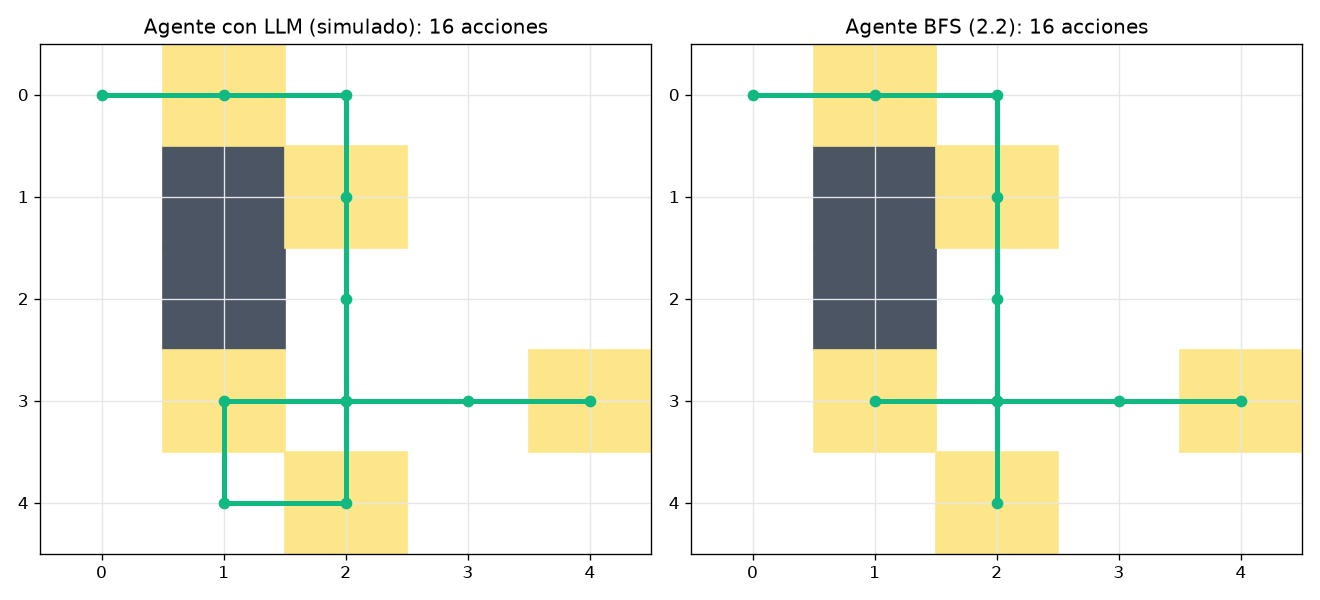

Reproduce this figure in Python.
"""
LECCION 2.6 - AGENTES CON LLM (CLAUDE API)
==========================================

Objetivo: delegar el paso de DECIDIR a un modelo de lenguaje.

En todo el modulo, el ciclo fue el mismo: PERCIBIR -> DECIDIR -> ACTUAR.
Lo que cambio fue como se decide: una regla (2.1), una busqueda (2.2,
2.3), un planificador (2.4), una tabla aprendida (2.5). Aqui decide
Claude, a partir de una instruccion en lenguaje natural.

El mecanismo se llama TOOL USE (uso de herramientas):
  1. Le damos a Claude una tarea y una lista de herramientas (funciones
     de Python que el puede pedir que ejecutemos).
  2. Claude responde pidiendo una herramienta ("mover hacia la derecha").
  3. Nosotros la ejecutamos en el entorno y le devolvemos el resultado.
  4. Se repite hasta que Claude da la tarea por terminada.

Dos modos:
  - REAL: si existe la variable de entorno ANTHROPIC_API_KEY (y el
    paquete anthropic >= 2.0: pip install -U anthropic). Cada llamada
    consume creditos de la API.
  - SIMULADO: sin clave, un "LLM de mentira" responde con el mismo
    formato que la API, para seguir el ciclo completo sin conexion.
    Para forzarlo aunque haya clave: MODO_SIMULADO=1
"""

import json
import os
from collections import deque

import matplotlib.pyplot as plt


# ============================================================
# PARTE 1: EL ENTORNO (la cuadricula de la 2.1, con una pared)
# ============================================================

MAPA = [
    "S*...",
    ".#*..",
    ".#...",
    ".*..*",
    "..*..",
]
DIRECCIONES = {"arriba": (-1, 0), "abajo": (1, 0), "izquierda": (0, -1), "derecha": (0, 1)}


class Entorno:
    def __init__(self, mapa):
        self.filas, self.columnas = len(mapa), len(mapa[0])
        self.paredes = {(f, c) for f in range(self.filas) for c in range(self.columnas) if mapa[f][c] == "#"}
        self.sucias = {(f, c) for f in range(self.filas) for c in range(self.columnas) if mapa[f][c] == "*"}
        self.pos = next((f, c) for f in range(self.filas) for c in range(self.columnas) if mapa[f][c] == "S")
        self.acciones = 0
        self.recorrido = [self.pos]

    def describir(self):
        """Texto que el agente recibe al percibir: el mapa completo."""
        lineas = []
        for f in range(self.filas):
            fila = ""
            for c in range(self.columnas):
                if (f, c) == self.pos:
                    fila += "@"
                elif (f, c) in self.paredes:
                    fila += "#"
                elif (f, c) in self.sucias:
                    fila += "*"
                else:
                    fila += "."
            lineas.append(fila)
        return ("\n".join(lineas) + f"\nPosicion (fila, columna): {self.pos}. "
                f"Celdas sucias restantes: {len(self.sucias)}. Leyenda: @ agente, # pared, * sucia.")

    def mover(self, direccion):
        if direccion not in DIRECCIONES:
            raise ValueError(f"direccion invalida: {direccion}")
        df, dc = DIRECCIONES[direccion]
        nueva = (self.pos[0] + df, self.pos[1] + dc)
        if not (0 <= nueva[0] < self.filas and 0 <= nueva[1] < self.columnas) or nueva in self.paredes:
            raise ValueError(f"no se puede mover {direccion} desde {self.pos}: hay pared o borde")
        self.pos = nueva
        self.acciones += 1
        self.recorrido.append(nueva)
        return f"Ahora en {self.pos}. {'La celda esta sucia.' if self.pos in self.sucias else 'La celda esta limpia.'}"

    def limpiar(self):
        self.acciones += 1
        if self.pos in self.sucias:
            self.sucias.remove(self.pos)
            return f"Celda {self.pos} limpia. Quedan {len(self.sucias)} sucias."
        return f"La celda {self.pos} ya estaba limpia (accion desperdiciada)."


# ============================================================
# PARTE 2: LAS HERRAMIENTAS (lo que Claude puede pedir)
# ============================================================
# Cada herramienta se describe con un nombre, una descripcion en
# lenguaje natural y un JSON Schema de sus parametros. Claude solo ve
# esto: no ve el codigo de Python. Una buena descripcion es parte del
# "prompt".

HERRAMIENTAS = [
    {
        "name": "ver_estado",
        "description": "Devuelve el mapa completo de la cuadricula, la posicion del agente y las celdas sucias. No gasta acciones.",
        "input_schema": {"type": "object", "properties": {}, "additionalProperties": False},
        "strict": True,
    },
    {
        "name": "mover",
        "description": "Mueve el agente una celda. Gasta una accion. Falla si hay pared o borde.",
        "input_schema": {
            "type": "object",
            "properties": {"direccion": {"type": "string", "enum": list(DIRECCIONES)}},
            "required": ["direccion"],
            "additionalProperties": False,
        },
        "strict": True,
    },
    {
        "name": "limpiar",
        "description": "Limpia la celda donde esta el agente. Gasta una accion.",
        "input_schema": {"type": "object", "properties": {}, "additionalProperties": False},
        "strict": True,
    },
]

SISTEMA = ("Controlas un robot de limpieza en una cuadricula. Usa las herramientas para "
           "limpiar todas las celdas sucias con la menor cantidad de acciones posible "
           "(cada mover y cada limpiar cuenta). Empieza mirando el estado. Planifica el "
           "recorrido antes de moverte y evita las paredes. Cuando no queden celdas sucias, "
           "responde con un resumen breve, sin llamar mas herramientas.")
TAREA = "Limpia toda la cuadricula."


def ejecutar_herramienta(entorno, nombre, entrada):
    """El 'ACTUAR': traduce el pedido de Claude a una accion en el entorno."""
    if nombre == "ver_estado":
        return entorno.describir()
    if nombre == "mover":
        return entorno.mover(entrada["direccion"])
    if nombre == "limpiar":
        return entorno.limpiar()
    raise ValueError(f"herramienta desconocida: {nombre}")


# ============================================================
# PARTE 3: EL CICLO DEL AGENTE (tool use)
# ============================================================
# Es el ciclo de la 2.1. La diferencia: DECIDIR = una llamada a la API.
# messages guarda toda la conversacion; la API no tiene memoria entre
# llamadas, asi que se reenvia completa cada vez.

def ciclo_agente(decidir, entorno, max_vueltas=60):
    mensajes = [{"role": "user", "content": TAREA}]
    llamadas, errores = 0, 0
    for _ in range(max_vueltas):
        respuesta = decidir(mensajes)                         # DECIDIR
        llamadas += 1
        mensajes.append({"role": "assistant", "content": respuesta.content})

        if respuesta.stop_reason == "refusal":
            print("El modelo rechazo la tarea.")
            break
        pedidos = [b for b in respuesta.content if b.type == "tool_use"]
        if not pedidos:                                       # termino: respondio con texto
            texto = next((b.text for b in respuesta.content if b.type == "text"), "")
            print(f"Respuesta final del modelo: {texto}")
            break

        resultados = []
        for pedido in pedidos:                                # ACTUAR (puede pedir varias a la vez)
            try:
                salida = ejecutar_herramienta(entorno, pedido.name, pedido.input)
                resultados.append({"type": "tool_result", "tool_use_id": pedido.id, "content": salida})
            except ValueError as error:                       # el error vuelve como informacion
                errores += 1
                resultados.append({"type": "tool_result", "tool_use_id": pedido.id,
                                   "content": f"Error: {error}", "is_error": True})
            print(f"  {pedido.name}({json.dumps(pedido.input, ensure_ascii=False)}) -> {resultados[-1]['content'].splitlines()[0]}")
        mensajes.append({"role": "user", "content": resultados})   # PERCIBIR: el resultado
    return llamadas, errores


# ============================================================
# PARTE 4: DOS FORMAS DE "DECIDIR"
# ============================================================

def decidir_con_claude():
    """Modo real. Requiere ANTHROPIC_API_KEY y anthropic >= 2.0."""
    import anthropic
    cliente = anthropic.Anthropic()                           # lee ANTHROPIC_API_KEY del entorno

    def decidir(mensajes):
        return cliente.beta.messages.create(
            model="claude-opus-5-5",
            max_tokens=16000,
            system=SISTEMA,
            tools=HERRAMIENTAS,
            messages=mensajes,
            output_config={"effort": "low"},                  # tarea simple: poco razonamiento
            betas=["server-side-fallback-2026-07-01"],
            fallbacks="default",                              # si el modelo rechaza, reintenta con otro
        )
    return decidir


class Bloque:
    """Imita un bloque de contenido de la API (type, text, name, input, id)."""
    def __init__(self, **campos):
        self.__dict__.update(campos)


class Respuesta:
    """Imita la respuesta de la API: una lista de bloques y un stop_reason."""
    def __init__(self, content, stop_reason):
        self.content, self.stop_reason = content, stop_reason


class LLMSimulado:
    """Un "LLM de mentira" para el modo sin conexion. Como un LLM real, solo
    sabe lo que aparece en la conversacion: lee el mapa y los resultados de
    las herramientas. Su estrategia: ir hacia la celda sucia mas cercana en
    linea recta (distancia Manhattan), sin planificar alrededor de las
    paredes. Si choca, prueba moverse en el otro eje."""

    def __init__(self):
        self.vueltas = 0
        self.pos, self.sucias, self.ultima_direccion = None, set(), None

    def leer_resultado(self, resultado):
        texto = resultado["content"]
        if "Leyenda" in texto:                                    # resultado de ver_estado
            lineas = texto.splitlines()[:-1]
            for f, fila in enumerate(lineas):
                for c, ch in enumerate(fila):
                    if ch == "*":
                        self.sucias.add((f, c))
                    elif ch == "@":
                        self.pos = (f, c)
        elif texto.startswith("Ahora en"):                        # resultado de mover
            dentro = texto[texto.index("(") + 1:texto.index(")")]
            self.pos = tuple(int(x) for x in dentro.split(","))
        elif texto.startswith("Celda"):                           # resultado de limpiar
            self.sucias.discard(self.pos)

    def __call__(self, mensajes):
        self.vueltas += 1
        bloque_id = f"toolu_sim_{self.vueltas}"
        ultimo = mensajes[-1]["content"]
        if isinstance(ultimo, str):                               # primer turno: mirar el estado
            return Respuesta([Bloque(type="tool_use", id=bloque_id, name="ver_estado", input={})], "tool_use")
        self.leer_resultado(ultimo[0])
        if not self.sucias:
            return Respuesta([Bloque(type="text", text="Listo: no quedan celdas sucias.")], "end_turn")
        if self.pos in self.sucias:
            return Respuesta([Bloque(type="tool_use", id=bloque_id, name="limpiar", input={})], "tool_use")
        objetivo = min(self.sucias, key=lambda s: abs(s[0] - self.pos[0]) + abs(s[1] - self.pos[1]))
        vertical = "abajo" if objetivo[0] > self.pos[0] else "arriba"
        horizontal = "derecha" if objetivo[1] > self.pos[1] else "izquierda"
        if ultimo[0].get("is_error"):                             # choco: cambiar de eje
            direccion = horizontal if self.ultima_direccion in ("arriba", "abajo") else vertical
        elif objetivo[0] != self.pos[0]:                          # primero filas, despues columnas
            direccion = vertical
        else:
            direccion = horizontal
        self.ultima_direccion = direccion
        return Respuesta([Bloque(type="tool_use", id=bloque_id, name="mover", input={"direccion": direccion})], "tool_use")


# ============================================================
# PARTE 5: EL AGENTE TRADICIONAL PARA COMPARAR (BFS de la 2.2)
# ============================================================

def agente_bfs(entorno):
    """Va siempre a la celda sucia mas cercana por el camino mas corto."""
    while entorno.sucias:
        if entorno.pos in entorno.sucias:
            entorno.limpiar()
            continue
        frontera, padre = deque([entorno.pos]), {entorno.pos: None}
        while frontera:
            e = frontera.popleft()
            if e in entorno.sucias:
                break
            for nombre, (df, dc) in DIRECCIONES.items():
                n = (e[0] + df, e[1] + dc)
                if 0 <= n[0] < entorno.filas and 0 <= n[1] < entorno.columnas and n not in entorno.paredes and n not in padre:
                    padre[n] = (e, nombre)
                    frontera.append(n)
        pasos = []
        while padre[e] is not None:
            e, nombre = padre[e]
            pasos.append(nombre)
        for nombre in reversed(pasos):
            entorno.mover(nombre)


# ============================================================
# PARTE 6: EJECUCION Y COMPARACION
# ============================================================

modo_real = bool(os.environ.get("ANTHROPIC_API_KEY")) and os.environ.get("MODO_SIMULADO") != "1"
print(f"Modo: {'REAL (Claude Opus 5.5)' if modo_real else 'SIMULADO (sin conexion)'}\n")
print(Entorno(MAPA).describir(), "\n")

entorno_llm = Entorno(MAPA)
decidir = decidir_con_claude() if modo_real else LLMSimulado()
print("--- Agente con LLM ---")
llamadas, errores = ciclo_agente(decidir, entorno_llm)

entorno_bfs = Entorno(MAPA)
agente_bfs(entorno_bfs)

print("\n--- Comparacion ---")
print(f"Agente con LLM: {entorno_llm.acciones} acciones | {llamadas} llamadas al modelo | "
      f"{errores} errores de herramienta | sucias restantes: {len(entorno_llm.sucias)}")
print(f"Agente BFS:     {entorno_bfs.acciones} acciones | 0 llamadas al modelo | "
      f"sucias restantes: {len(entorno_bfs.sucias)}")


# ============================================================
# PARTE 7: VISUALIZACION
# ============================================================

fig, ejes = plt.subplots(1, 2, figsize=(11, 5))
for ax, (titulo, ent) in zip(ejes, [("Agente con LLM" + (" (simulado)" if not modo_real else ""), entorno_llm),
                                    ("Agente BFS (2.2)", entorno_bfs)]):
    base = Entorno(MAPA)
    for (f, c) in base.paredes:
        ax.add_patch(plt.Rectangle((c - 0.5, f - 0.5), 1, 1, color="#4B5563"))
    for (f, c) in base.sucias:
        ax.add_patch(plt.Rectangle((c - 0.5, f - 0.5), 1, 1, color="#FDE68A"))
    ax.plot([c for _, c in ent.recorrido], [f for f, _ in ent.recorrido], color="#10B981", linewidth=3, marker="o")
    ax.set_xlim(-0.5, base.columnas - 0.5)
    ax.set_ylim(base.filas - 0.5, -0.5)
    ax.set_xticks(range(base.columnas))
    ax.set_yticks(range(base.filas))
    ax.grid(True, color="#E5E7EB")
    ax.set_title(f"{titulo}: {ent.acciones} acciones")

plt.tight_layout()
plt.savefig("12_agent_with_llm.png", dpi=120)
print("\nGrafico guardado en: 12_agent_with_llm.png")
print("Abriendo ventana con el grafico... (cerrala para que el script termine)")
plt.show()


# ============================================================
# CONCEPTOS CLAVE
# ============================================================
print("""
CONCEPTOS CLAVE DE ESTA LECCION:
1. Un agente con LLM es el mismo ciclo percibir -> decidir -> actuar,
   con el "decidir" delegado a un modelo de lenguaje
2. Tool use: se describen herramientas (nombre, descripcion, JSON Schema);
   el modelo pide usarlas y el programa las ejecuta y devuelve el resultado
3. La API no tiene memoria: se reenvia la conversacion completa cada vez
4. Los errores de una herramienta se devuelven como informacion (is_error)
   para que el modelo corrija el rumbo
5. Un algoritmo clasico es mas barato y predecible si el problema esta bien
   definido; el LLM aporta flexibilidad para tareas en lenguaje natural

EXPERIMENTOS SUGERIDOS:
- Con clave de API: cambia TAREA por "Limpia solo la fila de abajo" sin
  tocar el codigo del agente. Que tendrias que reprogramar en el BFS?
- Quita la oracion "Planifica el recorrido antes de moverte" de SISTEMA
  y compara la cantidad de acciones
- Cambia la descripcion de la herramienta mover para que no diga que
  falla con paredes: aumentan los errores?
""")
